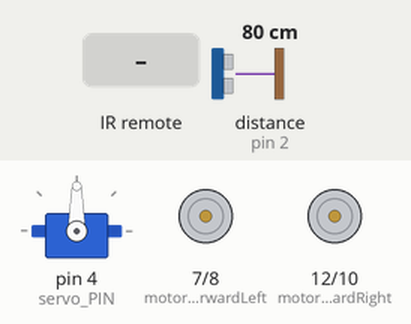
This program was run on a simulated Arduino Mega 2560, built with avr-gcc and run on an emulated ATmega2560. Shown: servo, motor-driver pin pairs drawn as motors (green arrow = first pin HIGH = forward, orange = second pin HIGH = backward, longer = more drive, scaled by the enable pin). The inputs (shaded band) are chosen by the test bench; at power-on: distance to the obstacle (sensor on pin 2) 80 cm. The echo pulse lasts 58.3 µs per cm; random numbers use the default seed unless the program sets one; what the program prints to the serial monitor is not drawn.

Above: at 4.1 s.
4.2 s: infrared code 0xFF6897 received
At 5.5 s:
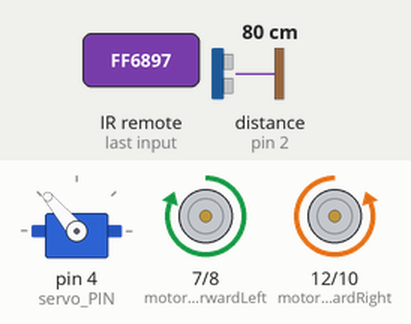
At 7.0 s:
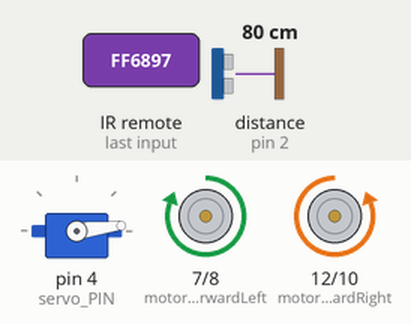
7.2 s: infrared code 0xFFC23D received
9.2 s: infrared code 0xFF6897 received
At 11.3 s:
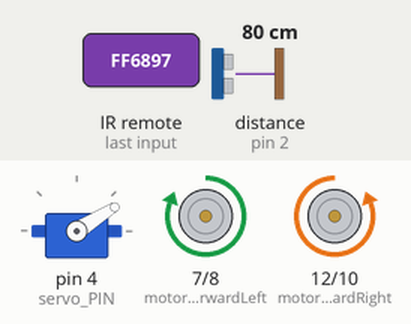
15.2 s: infrared code 0xFF22DD received
Timing chart, 0 to 17.7 s (numbered marks = the images above; inputs shaded):
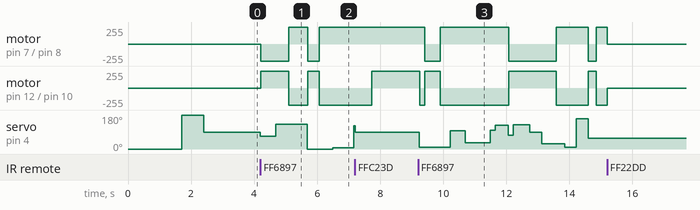

The program:

main.cpp
```cpp
#include <Arduino.h>

//Pin numbers definition
  //Ultrasound
const int trigPinFront = 3;
const int echoPinFront = 2;
  //IR
const int irPin = A0;
  //SERVO
const int servo_PIN = 4;
  //Motor Pin
const int motorForwardLeft = 7;
const int motorBackLeft = 8;
const int motorEnableLeft = 9;
const int motorBackRight = 10;
const int motorEnableRight = 11;
const int motorForwardRight = 12;

unsigned long delayTime = 150;
unsigned long moveTime = 700;
unsigned long currentTime = millis();
unsigned long previousTime = millis();

//Variables for Ultrasonic Sensors
long durationFront;
int distanceFront;
int distanceRight;
int distanceLeft;
const int minFrontDistance = 30;
const int stuckDistance = 10;


boolean exit_stuck = false;

//Variables for the Motors
const int leftMotorSpeed = 255; //best at 255
const int rightMotorSpeed = 255; //best at 255

//controle
enum Direction {FRONT, LEFT, RIGHT, BACK, STOP};
Direction directn;
Direction prev_directn;

//SERVO
#include <Servo.h>
Servo myservo;
int right_position = 0;
int front_position = 90;
int left_position = 180;

//Variables for IR Sensor
#include <IRremote.h>
IRrecv irrecv(irPin);
decode_results results;
int onoff = 0;
//Control IR numbers
const long FORW = 16761405;
const long BACKW = 16720605;
const long ZERO = 16738455;

//Crazy
unsigned long crazyLookDelay;
unsigned long crazyMoveDelay;
unsigned long previousTimeCrazyMove = millis();
unsigned long previousTimeCrazyLook = millis();

//Methods Motor Control
void stopCar () {
  if (prev_directn != directn){
    Serial.print("|stop");
    prev_directn = directn;
  }
  digitalWrite(motorForwardLeft, LOW);
  digitalWrite(motorBackLeft, LOW);
  digitalWrite(motorForwardRight, LOW);
  digitalWrite(motorBackRight, LOW);
  analogWrite(motorEnableLeft, 0);
  analogWrite(motorEnableRight, 0);
}
void setLeftForward(){
  digitalWrite(motorForwardLeft, HIGH);
  digitalWrite(motorBackLeft, LOW);
}
void setLeftBackward(){
  digitalWrite(motorForwardLeft, LOW);
  digitalWrite(motorBackLeft, HIGH);
}
void setRightForward(){
  digitalWrite(motorForwardRight, HIGH);
  digitalWrite(motorBackRight, LOW);
}
void setRightBackward(){
  digitalWrite(motorForwardRight, LOW);
  digitalWrite(motorBackRight, HIGH);
}
void goBack () {
  Serial.print("|back");
  setLeftBackward();
  setRightBackward();
  analogWrite(motorEnableLeft, leftMotorSpeed);
  analogWrite(motorEnableRight, rightMotorSpeed);
}
void goForward () {
  Serial.print("|go forward");
  setRightForward();
  setLeftForward();
  analogWrite(motorEnableLeft, leftMotorSpeed);
  analogWrite(motorEnableRight, rightMotorSpeed);
}
void goLeft () {
  Serial.print("|go left");
  setLeftBackward();
  setRightForward();
  analogWrite(motorEnableLeft, leftMotorSpeed);
  analogWrite(motorEnableRight, rightMotorSpeed);
}
void goRight () {
  Serial.print("|go right");
  setLeftForward();
  setRightBackward();
  analogWrite(motorEnableLeft, leftMotorSpeed);
  analogWrite(motorEnableRight, rightMotorSpeed);
}

int sensorRead () {
  //Read front sensor value
  digitalWrite(trigPinFront, LOW);
  delayMicroseconds(2);
  digitalWrite(trigPinFront, HIGH);
  delayMicroseconds(10);
  digitalWrite(trigPinFront, LOW);
  durationFront = pulseIn(echoPinFront, HIGH);
  distanceFront = durationFront * 0.034 / 2;
  return(distanceFront);
}
void lookRight(){
  myservo.write(right_position);
  delay(500);
  Serial.print("|Right:");
}
void lookLeft(){
  myservo.write(left_position);
  delay(500);
  Serial.print("|Left:");
}
void lookFront(){
  myservo.write(front_position);
  delay(500);
  Serial.print("|Front:");
}
void measureDistance(){
  lookRight();
  distanceRight = sensorRead();
  Serial.print(distanceRight);
  lookLeft();
  distanceLeft = sensorRead();
  Serial.print(distanceLeft);
  lookFront();
  distanceFront = sensorRead();
  Serial.print(distanceFront);
}
void chooseDirection(){
  distanceFront = sensorRead();
  if (distanceFront <= minFrontDistance) {
    stopCar();
    measureDistance();
    if (distanceFront <= minFrontDistance || exit_stuck){
      if (distanceLeft <= minFrontDistance && distanceRight <= minFrontDistance && distanceFront <= minFrontDistance){
        directn = BACK;
        exit_stuck = true;
        moveTime = 700;
        delayTime = 700;
      }
      else
      {
        if (distanceRight >= distanceLeft){
          directn = RIGHT;
          moveTime = 700;
          delayTime = 700;
        }
        else
        {
          directn = LEFT;
          moveTime = 700;
          delayTime = 700;
        }
        exit_stuck = false;
      }
    }
    else {
      directn = FRONT;
      delayTime = 0;
    }
  }
  else{
    directn = FRONT;
    delayTime = 0;
  }
  prev_directn = directn;
}
void getCrazyLook(){
  //look in a direction
  Serial.print("|Look");
  long servoAngle = random(0,180);
  myservo.write(servoAngle);
  delay(15);
  crazyLookDelay = random(100,1000);
}
void getCrazyMove(){
  //turn in a direction
  if (random(0,1000) < 500){
    directn = LEFT;
  }
  else{
    directn = RIGHT;
  }
  crazyMoveDelay = random(100,1000);
}
void setup() {
  pinMode(motorEnableLeft, OUTPUT);
  pinMode(motorForwardLeft, OUTPUT);
  pinMode(motorBackLeft, OUTPUT);
  pinMode(motorEnableRight, OUTPUT);
  pinMode(motorForwardRight, OUTPUT);
  pinMode(motorBackRight, OUTPUT);
  pinMode(trigPinFront, OUTPUT);
  pinMode(echoPinFront, INPUT);
  irrecv.enableIRIn();
  Serial.begin(9600);
  delay(1000);
  myservo.attach(servo_PIN);
  lookRight();
  delay(200);
  lookLeft();
  delay(200);
  lookFront();
  Serial.println("Setup OK");
}
void loop() {
  currentTime = millis();
  if (irrecv.decode(&results)) {
    irrecv.resume();
    if (results.value == FORW){
      onoff = 1;
      lookFront();
    }
    else if (results.value == BACKW)
      onoff = 0;
    else if (results.value == ZERO)
      onoff = 2;
  }
  if (onoff == 1) {
    results.value = 0;
    switch (directn)
    {
      case FRONT: goForward(); break;
      case BACK: goBack(); break;
      case LEFT: goLeft(); break;
      case RIGHT: goRight(); break;
      default: break;
    }
    Serial.println();
    Serial.print("Current : ");
    Serial.print(currentTime);
    Serial.print(" | Previous : ");
    Serial.print(previousTime);
    Serial.print(" | Difference : ");
    Serial.print(currentTime - previousTime);
    Serial.print(" | delayTime : ");
    Serial.print(delayTime);
    Serial.println();
    if (currentTime - previousTime > delayTime){
      chooseDirection();
      previousTime = millis();
    }
  }
  else if (onoff == 0) {
    results.value = 0;
    directn = STOP;
    stopCar();
  }
  else if (onoff == 2){
    results.value = 0;
    switch (directn)
    {
      case LEFT: goLeft(); break;
      case RIGHT: goRight(); break;
      default: break;
    }
    if (currentTime - previousTimeCrazyLook > crazyLookDelay){
      getCrazyLook();
      previousTimeCrazyLook = millis();
    }
    if (currentTime - previousTimeCrazyMove > crazyMoveDelay){
      getCrazyMove();
      previousTimeCrazyMove = millis();
    }
  }
}
```
